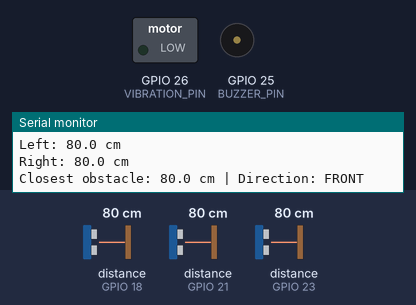
A sketch run on a simulated ESP32. Shown: switched loads named in the sketch (green lamp = pin HIGH), buzzer (waves = sounding, pin HIGH), the last lines printed to the serial monitor. Wiring (inferred from the names in the program): 3 × ultrasonic range finder: trigger GPIO 5, echo GPIO 18 / trigger GPIO 19, echo GPIO 21 / trigger GPIO 22, echo GPIO 23. Dashed ring = blinking. Inputs (shaded band) come from the test bench; at power-on: distance to the obstacle (sensors on GPIO 21, GPIO 18, GPIO 23) 80 cm. The echo pulse lasts 58.3 µs per cm; pins used as bus, display or sensor lines are not drawn.

Above: at 0.2 s.
At 0.6 s:
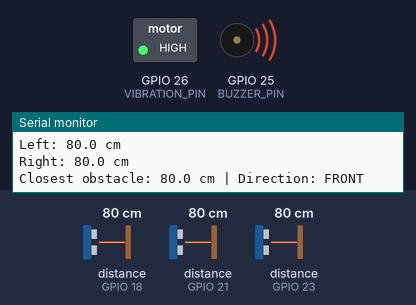
1.3 s: distance to the obstacle (sensor on GPIO 21) set to 56 cm
At 1.55 s:
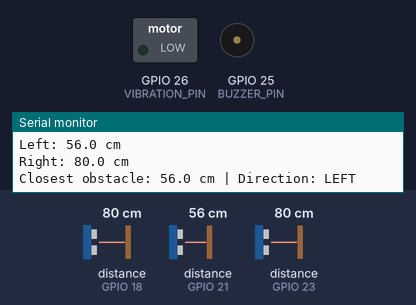
4.3 s: distance to the obstacle (sensor on GPIO 21) set to 47 cm
Timing chart, 0 to 7.3 s (numbered marks = the images above; inputs shaded):
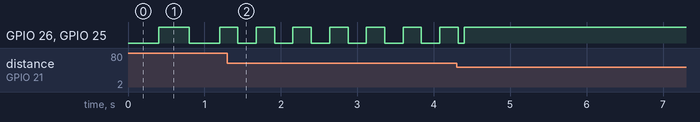

Measured:
- after the input at 1.3 s, GPIO 26 (VIBRATION_PIN), GPIO 25 (BUZZER_PIN): alternates HIGH for 0.24 s and LOW for 0.24 s, starting after 0.14 s

The sketch:

smart_helmet.ino
```cpp
/*
  SMART HELMET FOR VISUALLY IMPAIRED PEOPLE
  Board: ESP32 DevKit V1

  Prototype hardware:
    - 3 x HC-SR04 ultrasonic sensors (front, left, right)
    - 1 x vibration motor (through transistor/MOSFET driver)
    - 1 x active buzzer (through transistor driver if required)

  Behaviour:
    - Measures distance in three directions.
    - Gives a slow alert for medium-range obstacles.
    - Gives a faster/stronger alert for close obstacles.
    - The closest detected obstacle determines the alert pattern.

  SAFETY:
  This is an educational assistive prototype, NOT a certified mobility aid.
  It must not replace a white cane, guide dog, training or safe judgement.
  Test in a controlled environment with a sighted assistant. Ultrasonic
  sensors can miss soft, narrow, angled or low/high obstacles and are
  affected by weather, surfaces and sensor placement.
*/

#include <Arduino.h>

// ---------- ESP32 pin assignment ----------
const int FRONT_TRIG = 5;
const int FRONT_ECHO = 18;

const int LEFT_TRIG  = 19;
const int LEFT_ECHO  = 21;

const int RIGHT_TRIG = 22;
const int RIGHT_ECHO = 23;

const int BUZZER_PIN = 25;
const int VIBRATION_PIN = 26;

// ---------- Distance thresholds (centimetres) ----------
const float NEAR_DISTANCE_CM = 50.0;
const float MEDIUM_DISTANCE_CM = 120.0;
const float MAX_VALID_DISTANCE_CM = 350.0;

// Sensor timing
const unsigned long ECHO_TIMEOUT_US = 25000UL;
const unsigned long SENSOR_INTERVAL_MS = 80;
const unsigned long ALERT_INTERVAL_MS = 100;

// Change this if your buzzer module is active-low.
const bool BUZZER_ACTIVE_HIGH = true;

// Use transistor/MOSFET driver for the vibration motor.
// Do not connect a motor directly to an ESP32 GPIO.
const bool MOTOR_ACTIVE_HIGH = true;

struct SensorReading {
  const char* name;
  int trigPin;
  int echoPin;
  float distanceCm;
};

SensorReading frontSensor = {"FRONT", FRONT_TRIG, FRONT_ECHO, -1};
SensorReading leftSensor  = {"LEFT", LEFT_TRIG, LEFT_ECHO, -1};
SensorReading rightSensor = {"RIGHT", RIGHT_TRIG, RIGHT_ECHO, -1};

unsigned long lastSensorRead = 0;
unsigned long lastAlertUpdate = 0;
bool alertState = false;

void setBuzzer(bool on) {
  digitalWrite(BUZZER_PIN,
    (on == BUZZER_ACTIVE_HIGH) ? HIGH : LOW);
}

void setVibration(bool on) {
  digitalWrite(VIBRATION_PIN,
    (on == MOTOR_ACTIVE_HIGH) ? HIGH : LOW);
}

float measureDistanceCm(int trigPin, int echoPin) {
  digitalWrite(trigPin, LOW);
  delayMicroseconds(3);

  digitalWrite(trigPin, HIGH);
  delayMicroseconds(10);
  digitalWrite(trigPin, LOW);

  unsigned long duration = pulseIn(echoPin, HIGH, ECHO_TIMEOUT_US);

  if (duration == 0) {
    return -1.0; // No echo / out of range
  }

  // Speed of sound approximation: distance = time * 0.0343 / 2
  float distance = (duration * 0.0343f) / 2.0f;

  if (distance < 2.0f || distance > MAX_VALID_DISTANCE_CM) {
    return -1.0;
  }

  return distance;
}

void readSensor(SensorReading &sensor) {
  sensor.distanceCm = measureDistanceCm(sensor.trigPin, sensor.echoPin);
}

float closestValidDistance() {
  float closest = -1.0;
  SensorReading* sensors[] = {&frontSensor, &leftSensor, &rightSensor};

  for (SensorReading* sensor : sensors) {
    if (sensor->distanceCm > 0 &&
        (closest < 0 || sensor->distanceCm < closest)) {
      closest = sensor->distanceCm;
    }
  }
  return closest;
}

const char* closestDirection(float closest) {
  if (closest < 0) return "NONE";

  SensorReading* sensors[] = {&frontSensor, &leftSensor, &rightSensor};
  for (SensorReading* sensor : sensors) {
    if (sensor->distanceCm > 0 &&
        fabs(sensor->distanceCm - closest) < 0.1f) {
      return sensor->name;
    }
  }
  return "UNKNOWN";
}

void printReadings(float closest) {
  Serial.println("\n--- SMART HELMET ---");

  Serial.print("Front: ");
  if (frontSensor.distanceCm < 0) Serial.println("No echo");
  else { Serial.print(frontSensor.distanceCm, 1); Serial.println(" cm"); }

  Serial.print("Left: ");
  if (leftSensor.distanceCm < 0) Serial.println("No echo");
  else { Serial.print(leftSensor.distanceCm, 1); Serial.println(" cm"); }

  Serial.print("Right: ");
  if (rightSensor.distanceCm < 0) Serial.println("No echo");
  else { Serial.print(rightSensor.distanceCm, 1); Serial.println(" cm"); }

  if (closest < 0) {
    Serial.println("Status: No obstacle detected within sensor range");
  } else {
    Serial.print("Closest obstacle: ");
    Serial.print(closest, 1);
    Serial.print(" cm | Direction: ");
    Serial.println(closestDirection(closest));
  }
}

void updateAlerts(float closest) {
  if (closest < 0 || closest > MEDIUM_DISTANCE_CM) {
    setBuzzer(false);
    setVibration(false);
    return;
  }

  // Near obstacle: continuous alert
  if (closest <= NEAR_DISTANCE_CM) {
    setBuzzer(true);
    setVibration(true);
    return;
  }

  // Medium range: intermittent alert. Closer objects cause faster pulses.
  unsigned long interval = map(
    (long)closest,
    (long)NEAR_DISTANCE_CM,
    (long)MEDIUM_DISTANCE_CM,
    150,
    650
  );
  interval = constrain(interval, 150UL, 650UL);

  if (millis() - lastAlertUpdate >= interval) {
    lastAlertUpdate = millis();
    alertState = !alertState;
    setBuzzer(alertState);
    setVibration(alertState);
  }
}

void setup() {
  Serial.begin(115200);

  pinMode(FRONT_TRIG, OUTPUT);
  pinMode(FRONT_ECHO, INPUT);
  pinMode(LEFT_TRIG, OUTPUT);
  pinMode(LEFT_ECHO, INPUT);
  pinMode(RIGHT_TRIG, OUTPUT);
  pinMode(RIGHT_ECHO, INPUT);

  pinMode(BUZZER_PIN, OUTPUT);
  pinMode(VIBRATION_PIN, OUTPUT);

  digitalWrite(FRONT_TRIG, LOW);
  digitalWrite(LEFT_TRIG, LOW);
  digitalWrite(RIGHT_TRIG, LOW);
  setBuzzer(false);
  setVibration(false);

  Serial.println("Smart Helmet for Visually Impaired People");
  Serial.println("System started. Checking obstacles...");
}

void loop() {
  if (millis() - lastSensorRead >= SENSOR_INTERVAL_MS) {
    lastSensorRead = millis();

    // Read sensors sequentially to reduce ultrasonic cross-talk.
    readSensor(frontSensor);
    delay(30);
    readSensor(leftSensor);
    delay(30);
    readSensor(rightSensor);

    float closest = closestValidDistance();
    printReadings(closest);
    updateAlerts(closest);
  }
}
```
